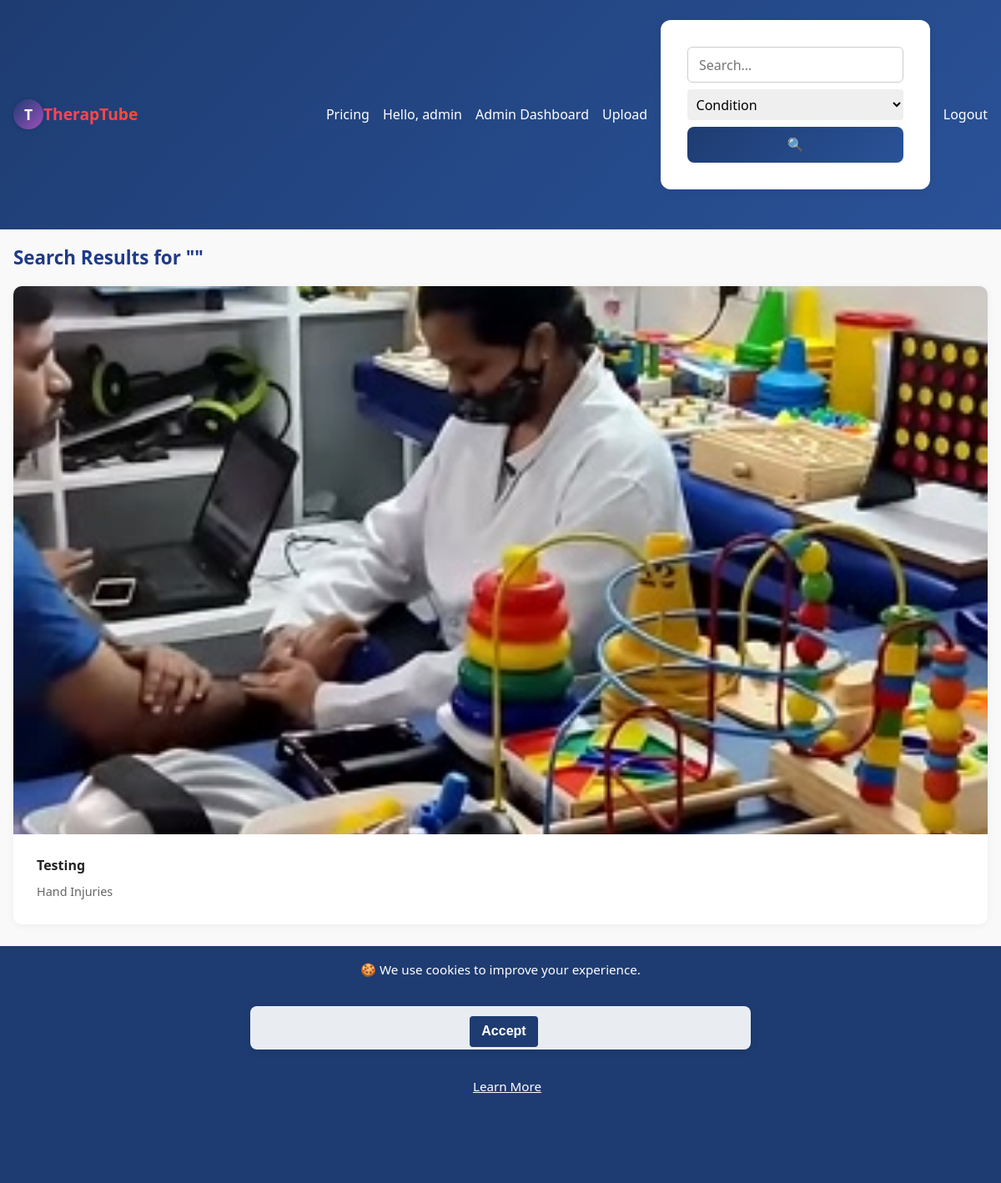
Page /search (signed in) on the committed database.
### app.py (models this page shows, shortened)
class User(db.Model, UserMixin):
    id = db.Column(db.Integer, primary_key=True)
    username = db.Column(db.String(80), unique=True, nullable=False)
    email    = db.Column(db.String(120), unique=True)
    invite_code_used = db.Column(db.String(36))
    password_hash = db.Column(db.String(128), nullable=False)
    role = db.Column(db.String(32), nullable=False) # 'client', 'therapist', 'admin',
    media_uploaded = db.relationship('Media', backref='uploader', lazy=True)
    watch_history = db.relationship('WatchHistory', backref='user', lazy=True)

class Media(db.Model):
    id = db.Column(db.Integer, primary_key=True)
    filename = db.Column(db.String(200), nullable=False)
    thumbnail = db.Column(db.String(200))
    title = db.Column(db.String(120), nullable=False)
    description = db.Column(db.Text, nullable=True)
    category = db.Column(db.String(80), nullable=True)
    otpf_domain = db.Column(db.String(50))
    for_name = db.Column(db.String(50))
    target_condition = db.Column(db.String(50))
    uploader_id = db.Column(db.Integer, db.ForeignKey('user.id'))
    view_count = db.Column(db.Integer, default=0)
    upload_time = db.Column(db.DateTime, default=datetime.utcnow)

### app.py (the view)
@app.route('/search')
@login_required # Ensure user is logged in
def search():
    current_utc_year = datetime.now(timezone.utc).year
    q = request.args.get('q', '')
    condition = request.args.get('condition', '')
    otpf_domain = request.args.get('otpf_domain', '')
    query = Media.query
    if q:
        query = query.filter(
            (Media.title.ilike(f'%{q}%')) |
            (Media.description.ilike(f'%{q}%')) |
            (Media.category.ilike(f'%{q}%'))
        )
    if condition:
        query = query.filter_by(target_condition=condition)
    if otpf_domain:
        query = query.filter_by(otpf_domain=otpf_domain)
    results = query.all()
    return render_template('search.html', media=results, query=q, taxonomy=TAXONOMY, current_year=current_utc_year)

### app.py (called while the page is built, shortened)
@app.context_processor
def inject_global_data():
    has_sub = False
    if current_user.is_authenticated:
        has_sub = has_active_subscription(current_user)
    return {
        'app_version': APP_VERSION,  # Assuming APP_VERSION is defined globally or from config
        'utc_now': datetime.now(timezone.utc),
        'has_active_subscription': has_active_subscription, # Make the function itself available
        'current_user': current_user, # Flask-Login usually injects this, but explicit is fine
        'user_has_active_subscription': has_sub # A boolean flag for simpler checks in templates
    }

@login_manager.user_loader
def load_user(user_id):
    return User.query.get(int(user_id))

def has_active_subscription(user):
    if not user.is_authenticated:
        return False # Unauthenticated users never have an active subscription
    if user.role in ['admin', 'caregiver']:
        return True

### templates/search.html (shortened to what this page needs)
{% extends 'base.html' %}
{% block content %}
<h2>Search Results for "{{ query }}"</h2>
<div class="media-grid">
    {% for item in media %}
        {% if current_user.is_authenticated and (current_user.role == 'therapist' or has_active_subscription(current_user)) %}
            <div class="card">
                <a href="{{ url_for('watch', media_id=item.id) }}">
                    <img src="{{ url_for('static', filename='uploads/thumbs/' + item.thumbnail) }}" alt="{{ item.title }}">
                    <div class="card-content">
                        <p class="card-title">{{ item.title }}</p>
                        <small class="card-meta">{{ item.target_condition }}</small>
                    </div>
                </a>
            </div>
        {% endif %}
    {% else %}
        <p>No matches.</p>
    {% endfor %}
</div>
{% endblock %}

### templates/base.html (shortened to what this page needs)
<!doctype html>
<html lang="en">
<head>
    <link rel="stylesheet" href="{{ url_for('static', filename='style.css') }}">
    <link rel="stylesheet" href="https://cdnjs.cloudflare.com/ajax/libs/font-awesome/6.5.0/css/all.min.css">
</head>
<body>
    <nav class="navbar">
        <div class="nav-brand">
            {% if current_user.is_authenticated %}
                {% if current_user.role == 'client' %}
                    <a href="{{ url_for('client_dashboard') }}">
                        <div class="logo-circle animate-spin">
                            <span class="logo-text">T</span>
                        </div>
                        <span class="brand-text">TherapTube</span>
                    </a>
                {% else %}
                    <a href="{{ url_for('index') }}">
                        <div class="logo-circle animate-spin">
                            <span class="logo-text">T</span>
                        </div>
                        <span class="brand-text">TherapTube</span>
                    </a>
                {% endif %}
            {% endif %}
        </div>
        <div class="nav-links">
            <a href="{{ url_for('pricing') }}">Pricing</a>
            {% if current_user.is_authenticated %}
                <span class="user-greet">Hello, {{ current_user.username }}
                </span>
                {% if current_user.role == 'client' %}
                    <a href="{{ url_for('client_dashboard') }}">Dashboard</a>
                    {% if has_active_subscription(current_user) %}
                        <a href="{{ url_for('progress') }}">My Progress</a>
                        <a href="{{ url_for('recent') }}">Recently Watched</a>
                        <form action="{{ url_for('search') }}" method="get" class="search-form">
                            <input type="text" name="q" placeholder="Search…" value="{{ request.args.get('q','') }}">
                            {#
                            <select name="condition" aria-label="Select a condition">
                                <option value="">Condition</option>
                                {% for c in taxonomy.conditions %}
                                    <option value="{{ c }}" {% if request.args.get('condition')==c %}selected{% endif %}>{{ c }}</option>
                                {% endfor %}
                            </select>
                            <select name="otpf_domain" aria-label="Select an OTPF domain">
                                <option value="">Domain</option>
                                {% for d in taxonomy.otpf_domains %}
                                    <option value="{{ d }}" {% if request.args.get('otpf_domain')==d %}selected{% endif %}>{{ d }}</option>
                                {% endfor %}
                            </select>
                            #}
                            <button type="submit" class="search-btn">🔍</button>
                        </form>
                    {% endif %}
                {% elif current_user.role == 'admin' %}
                    <a href="{{ url_for('admin_dashboard') }}">Admin Dashboard</a>
                    <a href="{{ url_for('upload') }}">Upload</a>
                    <form action="{{ url_for('search') }}" method="get" class="search-form">
                        <input type="text" name="q" placeholder="Search…" value="{{ request.args.get('q','') }}">
                        <select name="condition" aria-label="Select a condition">
                            <option value="">Condition</option>
                        </select>
                        <button type="submit" class="search-btn">🔍</button>
                    </form>
                {% endif %}
                <a href="{{ url_for('logout') }}">Logout</a>
            {% else %}
                <a href="{{ url_for('login') }}">Login</a>
                <a href="{{ url_for('register') }}">Register</a>
            {% endif %}
        </div>
    </nav>
    <div class="container">
        {% block content %}{% endblock %}
    </div>
    <footer class="footer sticky-footer">
        <div class="footer-top">
            <span>&copy; {{ current_year }} TherapTube</span>
            <span>Version {{ app_version }}</span>
            <span>Designed by Atom De Legend</span>
            <span>
                <a href="mailto:info@example.com">Contact</a> |
                <a href="{{ url_for('privacy') }}">Privacy</a> |
                <a href="{{ url_for('terms') }}">Terms</a> |
                <a href="{{ url_for('cookies') }}">Cookies</a> |
                <a href="{{ url_for('about') }}">About</a>
            </span>
        </div>
    </footer>
    {% if not request.cookies.get('cookies_accepted') %}
        <div id="cookie-banner" class="cookie-banner">
            🍪 We use cookies to improve your experience.
            <form method="post" action="{{ url_for('accept_cookies') }}" class="cookie-inline-form">
                <button type="submit">Accept</button>
            </form>
            <a href="{{ url_for('cookies') }}">Learn More</a>
        </div>
    {% endif %}
</body>

### rows in the picture
User: username "admin"
Media: thumbnail (picture), title "Testing", target_condition "Hand Injuries"
